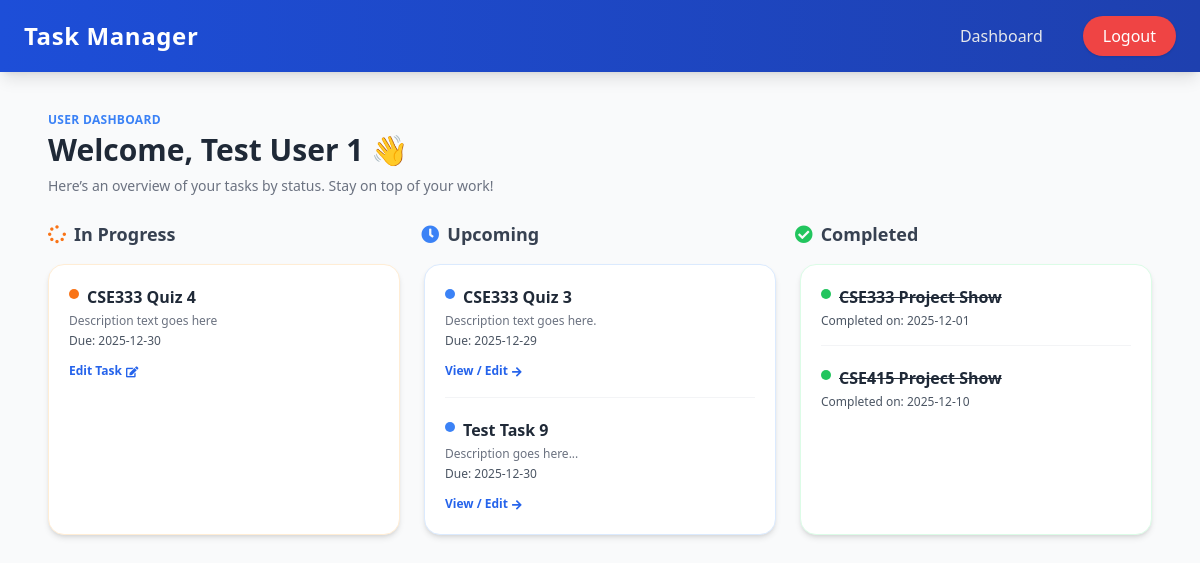
Page /user/dashboard.php (signed in) on the committed database.
### tables this page shows
CREATE TABLE `users` (
  `id` int(6) UNSIGNED NOT NULL,
  `username` varchar(50) NOT NULL,
  `email` varchar(100) NOT NULL,
  `password` varchar(255) NOT NULL,
  `role` enum('user','admin') DEFAULT 'user',
  `created_at` timestamp NOT NULL DEFAULT current_timestamp(),
  `name` varchar(255) DEFAULT NULL
);

CREATE TABLE `tasks` (
  `id` int(6) UNSIGNED NOT NULL,
  `title` varchar(255) NOT NULL,
  `due_date` date NOT NULL,
  `status` enum('pending','in-progress','completed') DEFAULT 'pending',
  `created_at` timestamp NOT NULL DEFAULT current_timestamp(),
  `user_id` int(6) UNSIGNED DEFAULT NULL,
  `progress` int(3) DEFAULT 0,
  `description` text DEFAULT NULL
);

### user/dashboard.php (the view, shortened to what this page needs)
<?php
include('../includes/db.php');
$user_id = $_SESSION['user_id'];
$sql_user = "SELECT name FROM users WHERE id = ?";
$stmt = $conn->prepare($sql_user);
$stmt->bind_param("i", $user_id);
$stmt->execute();
$user_result = $stmt->get_result();
if ($user_result->num_rows > 0) {
    $user = $user_result->fetch_assoc();
    $user_name = $user['name'];
} else {
    header("Location: ../login.php");
    exit();
}
$sql_in_progress = "SELECT * FROM tasks WHERE user_id = $user_id AND status = 'in-progress' ORDER BY due_date ASC";
$in_progress_result = $conn->query($sql_in_progress);
$sql_upcoming = "SELECT * FROM tasks WHERE user_id = $user_id AND status = 'pending' ORDER BY due_date ASC";
$upcoming_result = $conn->query($sql_upcoming);
$sql_completed = "SELECT * FROM tasks WHERE user_id = $user_id AND status = 'completed' ORDER BY due_date ASC";
$completed_result = $conn->query($sql_completed);
?>
<!DOCTYPE html>
<html lang="en">
<head>
    <script src="https://cdn.tailwindcss.com"></script>
    <link rel="stylesheet"
          href="https://cdnjs.cloudflare.com/ajax/libs/font-awesome/5.15.3/css/all.min.css">
</head>
<body class="bg-gray-50 min-h-screen">
    <?php include('../includes/navbar.php'); ?>
    <div class="max-w-6xl mx-auto px-6 pb-12">
        <header class="pt-10 pb-6">
            <p class="text-xs uppercase tracking-wide text-blue-500 font-semibold mb-1">
                User Dashboard
            </p>
            <h1 class="text-3xl font-bold text-gray-800">
                Welcome, <?= htmlspecialchars($user_name); ?> 👋
            </h1>
            <p class="text-sm text-gray-500 mt-2">
                Here’s an overview of your tasks by status. Stay on top of your work!
            </p>
        </header>
        <div class="grid grid-cols-1 md:grid-cols-3 gap-4 mb-4">
            <div class="text-center md:text-left">
                <h2 class="text-lg font-semibold text-gray-700 flex items-center justify-center md:justify-start gap-2">
                    <i class="fas fa-spinner text-orange-500"></i>
                    In Progress
                </h2>
            </div>
            <div class="text-center md:text-left">
                <h2 class="text-lg font-semibold text-gray-700 flex items-center justify-center md:justify-start gap-2">
                    <i class="fas fa-clock text-blue-500"></i>
                    Upcoming
                </h2>
            </div>
            <div class="text-center md:text-left">
                <h2 class="text-lg font-semibold text-gray-700 flex items-center justify-center md:justify-start gap-2">
                    <i class="fas fa-check-circle text-green-500"></i>
                    Completed
                </h2>
            </div>
        </div>
        <div class="grid grid-cols-1 md:grid-cols-3 gap-6">
            <div class="bg-white p-5 rounded-2xl shadow-md border border-orange-100">
                <?php if ($in_progress_result->num_rows > 0): ?>
                    <?php while ($task = $in_progress_result->fetch_assoc()): ?>
                        <div class="mb-5 pb-4 border-b border-gray-100 last:border-b-0 last:mb-0 last:pb-0">
                            <div class="flex items-start gap-2 mb-1">
                                <span class="mt-1 w-2.5 h-2.5 rounded-full bg-orange-500"></span>
                                <h3 class="text-base font-semibold text-gray-800">
                                    <?= htmlspecialchars($task['title']); ?>
                                </h3>
                            </div>
                            <?php if (!empty($task['description'])): ?>
                                <p class="text-xs text-gray-500 mb-1">
                                    <?= nl2br(htmlspecialchars($task['description'])); ?>
                                </p>
                            <?php endif; ?>
                            <p class="text-xs text-gray-600 mb-2">
                                <span class="font-medium">Due:</span>
                                <?= htmlspecialchars($task['due_date']); ?>
                            </p>
                            <a href="edit_task.php?id=<?= $task['id']; ?>"
                               class="inline-flex items-center text-xs font-semibold text-blue-600 hover:text-blue-800">
                                Edit Task
                                <i class="fas fa-edit ml-1 text-[11px]"></i>
                            </a>
                        </div>
                    <?php endwhile; ?>
                <?php else: ?>
                    <p class="text-center text-sm text-gray-500 mt-4">
                        No in-progress tasks.
                    </p>
                <?php endif; ?>
            </div>
            <div class="bg-white p-5 rounded-2xl shadow-md border border-blue-100">
                <?php if ($upcoming_result->num_rows > 0): ?>
                    <?php while ($task = $upcoming_result->fetch_assoc()): ?>
                        <div class="mb-5 pb-4 border-b border-gray-100 last:border-b-0 last:mb-0 last:pb-0">
                            <div class="flex items-start gap-2 mb-1">
                                <span class="mt-1 w-2.5 h-2.5 rounded-full bg-blue-500"></span>
                                <h3 class="text-base font-semibold text-gray-800">
                                    <?= htmlspecialchars($task['title']); ?>
                                </h3>
                            </div>
                            <?php if (!empty($task['description'])): ?>
                                <p class="text-xs text-gray-500 mb-1">
                                    <?= nl2br(htmlspecialchars($task['description'])); ?>
                                </p>
                            <?php endif; ?>
                            <p class="text-xs text-gray-600 mb-2">
                                <span class="font-medium">Due:</span>
                                <?= htmlspecialchars($task['due_date']); ?>
                            </p>
                            <a href="edit_task.php?id=<?= $task['id']; ?>"
                               class="inline-flex items-center text-xs font-semibold text-blue-600 hover:text-blue-800">
                                View / Edit
                                <i class="fas fa-arrow-right ml-1 text-[11px]"></i>
                            </a>
                        </div>
                    <?php endwhile; ?>
                <?php else: ?>
                    <p class="text-center text-sm text-gray-500 mt-4">
                        No upcoming tasks.
                    </p>
                <?php endif; ?>
            </div>
            <div class="bg-white p-5 rounded-2xl shadow-md border border-green-100">
                <?php if ($completed_result->num_rows > 0): ?>
                    <?php while ($task = $completed_result->fetch_assoc()): ?>
                        <div class="mb-5 pb-4 border-b border-gray-100 last:border-b-0 last:mb-0 last:pb-0">
                            <div class="flex items-start gap-2 mb-1">
                                <span class="mt-1 w-2.5 h-2.5 rounded-full bg-green-500"></span>
                                <h3 class="text-base font-semibold text-gray-800 line-through">
                                    <?= htmlspecialchars($task['title']); ?>
                                </h3>
                            </div>
                            <p class="text-xs text-gray-600">
                                <span class="font-medium">Completed on:</span>
                                <?= htmlspecialchars($task['due_date']); ?>
                            </p>
                        </div>
                    <?php endwhile; ?>
                <?php else: ?>
                    <p class="text-center text-sm text-gray-500 mt-4">
                        No completed tasks yet.
                    </p>
                <?php endif; ?>
            </div>
        </div>
    </div>
</body>
</html>

### rows in the picture
users: name "Test User 1"
tasks: title "CSE333 Quiz 4", description "Description text goes here", due_date "2025-12-30"
tasks: title "CSE333 Quiz 3", description "Description text goes here.", due_date "2025-12-29"
tasks: title "Test Task 9", description "Description goes here...", due_date "2025-12-30"
tasks: title "CSE333 Project Show", due_date "2025-12-01"
tasks: title "CSE415 Project Show", due_date "2025-12-10"
